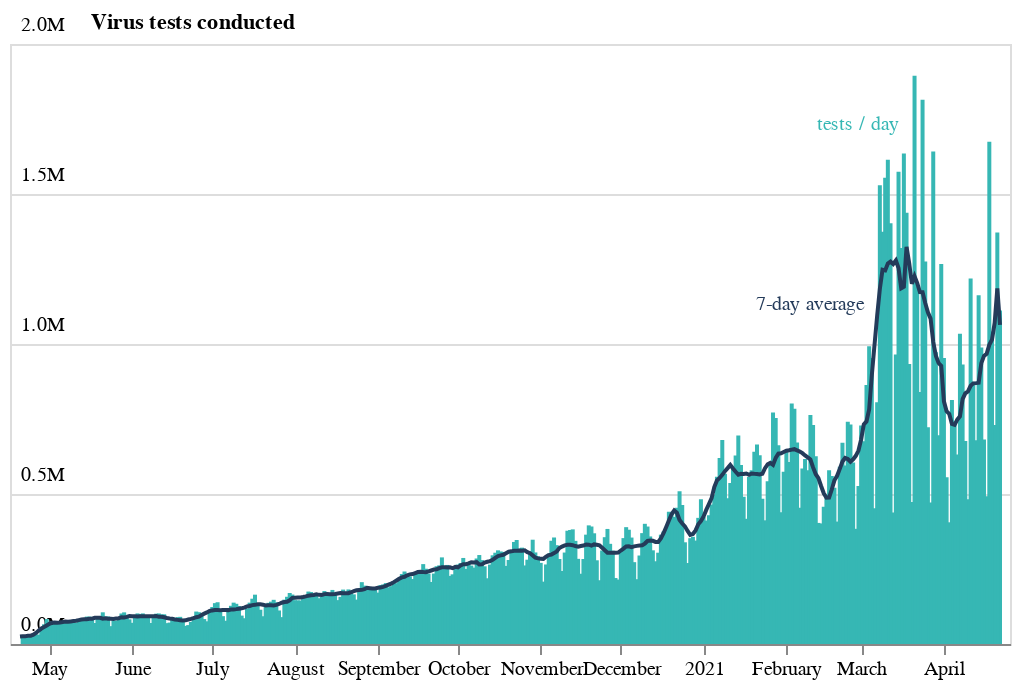

Here is the notebook cell this chart was saved with:
### Code cell
bars = (
    alt.Chart(df)
    .mark_bar(color=colors["eco-turquiose"], size=2)
    .encode(
        x=alt.X("date:T", axis=alt.Axis(grid=False, title="")),
        y=alt.Y("newVirusTests:Q", axis=yconfig),
    )
)
line = (
    alt.Chart(df)
    .mark_line(color=colors["eco-blue"])
    .encode(
        x=alt.X("date:T"),
        y=alt.Y("mean_tests:Q"),
    )
    .transform_window(mean_tests="mean(newVirusTests)", frame=[-3, 3])
)
label1 = (
    alt.Chart(pd.DataFrame([{"x": "2021-03-15", "y": 1700000, "text": "tests / day"}]))
    .mark_text(
        color=colors["eco-turquiose"],
        align="right",
        baseline="bottom",
        fontSize=10,
    )
    .encode(alt.X("x:T"), alt.Y("y:Q"), alt.Text("text:N"))
)
label2 = (
    alt.Chart(
        pd.DataFrame([{"x": "2021-03-02", "y": 1100000, "text": "7-day average"}])
    )
    .mark_text(
        color=colors["eco-blue"],
        align="right",
        baseline="bottom",
        fontSize=10,
    )
    .encode(alt.X("x:T"), alt.Y("y:Q"), alt.Text("text:N"))
)
layer1 = (
    (bars + line + label1 + label2)
    .properties(width=500, height=300)
    .configure_view(height=height, width=width)
)
layer1.save("visualisation/" + f + ".json")
layer1

### Figure 1 — Vega-Lite specification as saved in the notebook (floating-point values rounded to 4 significant figures; data arrays with more than 128 entries replaced by an {"elided": "..."} marker saying what was removed)
{"config": {"view": {"continuousWidth": 400, "continuousHeight": 300, "height": 300, "width": 500}}, "layer": [{"mark": {"type": "bar", "color": "#36B7B4", "size": 2}, "encoding": {"x": {"type": "temporal", "axis": {"grid": false, "title": ""}, "field": "date"}, "y": {"type": "quantitative", "axis": {"domain": false, "format": "s", "labelAlign": "left", "labelBaseline": "middle", "labelOffset": -10, "labelPadding": -5, "tickCount": 4, "ticks": false, "title": "Virus tests conducted", "titleAlign": "left", "titleAngle": 0, "titleFontSize": 11, "titleX": 40, "titleY": -6}, "field": "newVirusTests"}}}, {"mark": {"type": "line", "color": "#243B5A"}, "encoding": {"x": {"type": "temporal", "field": "date"}, "y": {"type": "quantitative", "field": "mean_tests"}}, "transform": [{"window": [{"op": "mean", "field": "newVirusTests", "as": "mean_tests"}], "frame": [-3, 3]}]}, {"data": {"name": "data-5aa5a111fd0cfc4a923a553b8696e48e"}, "mark": {"type": "text", "align": "right", "baseline": "bottom", "color": "#36B7B4", "fontSize": 10}, "encoding": {"text": {"type": "nominal", "field": "text"}, "x": {"type": "temporal", "field": "x"}, "y": {"type": "quantitative", "field": "y"}}}, {"data": {"name": "data-86b8b1e2ef08b3473c99f40f41daed2b"}, "mark": {"type": "text", "align": "right", "baseline": "bottom", "color": "#243B5A", "fontSize": 10}, "encoding": {"text": {"type": "nominal", "field": "text"}, "x": {"type": "temporal", "field": "x"}, "y": {"type": "quantitative", "field": "y"}}}], "data": {"name": "data-d5706eac21d1eacf373eab57e5a9c323"}, "height": 300, "width": 500, "$schema": "https://vega.github.io/schema/vega-lite/v4.8.1.json", "datasets": {"data-d5706eac21d1eacf373eab57e5a9c323": {"elided": "368 records"}, "data-5aa5a111fd0cfc4a923a553b8696e48e": [{"x": "2021-03-15", "y": 1700000, "text": "tests / day"}], "data-86b8b1e2ef08b3473c99f40f41daed2b": [{"x": "2021-03-02", "y": 1100000, "text": "7-day average"}]}}
